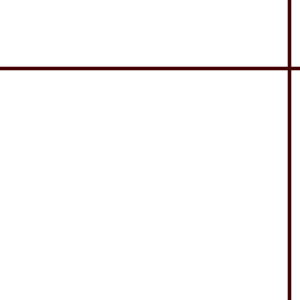
Frame 1 (no input)
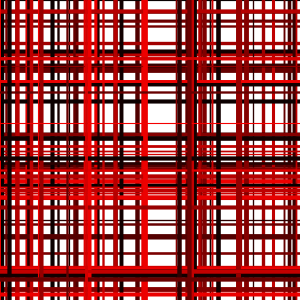
Frame 60 (the mouse pressed at the canvas centre just before this capture)
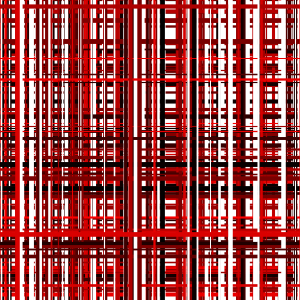
Frame 120 (the mouse held since frame 60 and released just before this capture)

The Processing sketch that drew these frames (run headless with seeded random() and noise(); from frame 60 on, the mouse is pressed at the canvas centre):

// Processing sketch: processing_19881
// ── processing_19881.pde

void setup(){
size(300,300);
colorMode(RGB, 100,100,100);
frameRate(30);
background(100);
}

void draw(){
  for(int x = 0; x < 1; x+=1){
    strokeWeight(random(1,5));
    stroke(random(100),0,0);
    noFill();
    rect(-5,-5,random(width+10),height+10);
    rect(-5,-5, width+10, random(height+10)); 
    
    if (mousePressed == true){
      stroke(100);
      noFill();
      rect(-5,-5,random(width+10),height+10);
    x++;
    }
  }
   
}
    
